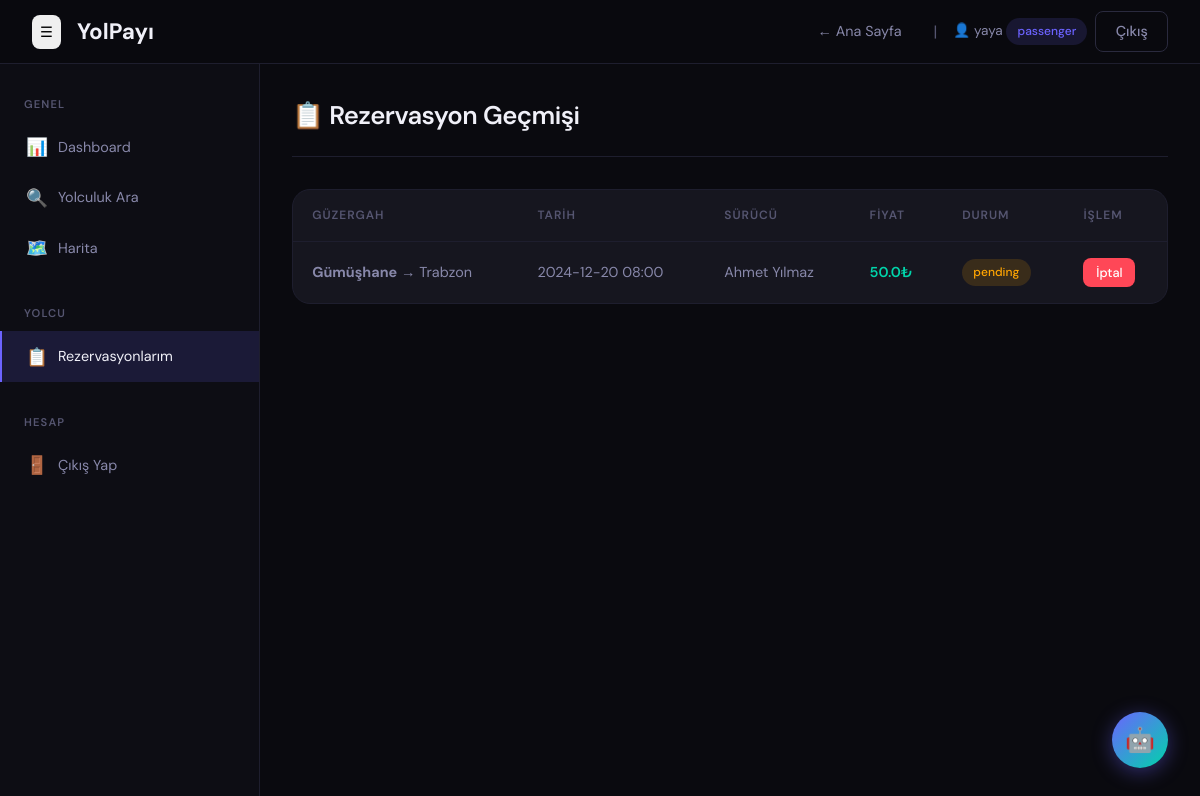
/passenger/history (signed in), run on the app's committed database.
### tables this page shows
CREATE TABLE reservations (
        id INTEGER PRIMARY KEY AUTOINCREMENT,
        trip_id INTEGER NOT NULL,
        passenger_id INTEGER NOT NULL,
        status TEXT DEFAULT 'pending',
        created_at TIMESTAMP DEFAULT CURRENT_TIMESTAMP,
        FOREIGN KEY (trip_id) REFERENCES trips(id),
        FOREIGN KEY (passenger_id) REFERENCES users(id)
    );

CREATE TABLE trips (
        id INTEGER PRIMARY KEY AUTOINCREMENT,
        driver_id INTEGER NOT NULL,
        departure TEXT NOT NULL,
        destination TEXT NOT NULL,
        departure_lat REAL,
        departure_lng REAL,
        destination_lat REAL,
        destination_lng REAL,
        date TEXT NOT NULL,
        time TEXT NOT NULL,
        price REAL NOT NULL,
        available_seats INTEGER NOT NULL,
        description TEXT,
        status TEXT DEFAULT 'active',
        created_at TIMESTAMP DEFAULT CURRENT_TIMESTAMP,
        FOREIGN KEY (driver_id) REFERENCES users(id)
    );

CREATE TABLE users (
        id INTEGER PRIMARY KEY AUTOINCREMENT,
        name TEXT NOT NULL,
        email TEXT UNIQUE NOT NULL,
        password TEXT NOT NULL,
        role TEXT DEFAULT 'passenger',
        created_at TIMESTAMP DEFAULT CURRENT_TIMESTAMP
    );

### routes/passenger.py (the view)
@passenger_bp.route('/history')
@login_required
def history():
    user_id = session['user_id']
    conn = get_db()
    reservations = conn.execute('''
        SELECT r.*, t.departure, t.destination, t.date, t.time, t.price, u.name as driver_name
        FROM reservations r JOIN trips t ON r.trip_id=t.id JOIN users u ON t.driver_id=u.id
        WHERE r.passenger_id=? ORDER BY r.created_at DESC
    ''', (user_id,)).fetchall()
    conn.close()
    return render_template('dashboard/history.html', reservations=[dict(r) for r in reservations])

### models/database.py (called while the page is built)
def get_db():
    conn = sqlite3.connect(DB_PATH)
    conn.row_factory = sqlite3.Row
    return conn

### utils/helpers.py (called while the page is built)
def login_required(f):
    @wraps(f)
    def decorated(*args, **kwargs):
        if 'user_id' not in session:
            flash('Lütfen giriş yapın.', 'warning')
            return redirect(url_for('auth.login'))
        return f(*args, **kwargs)
    return decorated

### templates/dashboard/history.html (shortened to what this page needs)
{% extends "layouts/dashboard_base.html" %}
{% block content %}
<div class="page-header">
  <div><h1>📋 Rezervasyon Geçmişi</h1></div>
</div>
{% if reservations %}
<div class="card">
  <div class="table-container">
    <table>
      <thead><tr><th>Güzergah</th><th>Tarih</th><th>Sürücü</th><th>Fiyat</th><th>Durum</th><th>İşlem</th></tr></thead>
      <tbody>
        {% for res in reservations %}
        <tr>
          <td><strong>{{ res.departure }}</strong> → {{ res.destination }}</td>
          <td>{{ res.date }} {{ res.time }}</td>
          <td>{{ res.driver_name }}</td>
          <td style="color:var(--accent2);font-weight:600">{{ res.price }}₺</td>
          <td><span class="badge badge-{% if res.status == 'confirmed' %}success{% elif res.status == 'pending' %}warning{% else %}danger{% endif %}">{{ res.status }}</span></td>
          <td>
            {% if res.status == 'pending' %}
            <form method="post" action="{{ url_for('passenger.cancel', res_id=res.id) }}">
              <button class="btn btn-danger btn-sm" data-confirm="İptal etmek istediğinize emin misiniz?">İptal</button>
            </form>
            {% endif %}
          </td>
        </tr>
        {% endfor %}
      </tbody>
    </table>
  </div>
</div>
{% else %}
<div style="text-align:center;padding:3rem;color:var(--text-muted)">
  <div style="font-size:3rem">📋</div>
  <p>Rezervasyon geçmişi yok</p>
  <a href="{{ url_for('public.search') }}" class="btn btn-primary" style="margin-top:1rem">Yolculuk Ara</a>
</div>
{% endif %}
{% endblock %}

### static/css/main.css (style rules this page uses)
:root { --bg-primary: #0a0a0f; --bg-secondary: #111118; --bg-card: #16161f; --bg-card-hover: #1e1e2a; --bg-sidebar: #0d0d14; --border: #1e1e2e; --border-light: #2a2a3e; --accent: #6c63ff; --accent-hover: #5a52e0; --accent-glow: rgba(108,99,255,0.15); --accent2: #00d4aa; --accent2-glow: rgba(0,212,170,0.12); --danger: #ff4757; --warning: #ffa502; --success: #2ed573; --info: #1e90ff; --text-primary: #f0f0f8; --text-secondary: #8888aa; --text-muted: #555570; --shadow: 0 4px 24px rgba(0,0,0,0.4); --shadow-lg: 0 8px 48px rgba(0,0,0,0.6); --radius: 12px; --radius-lg: 18px; --radius-sm: 8px; --transition: all 0.2s cubic-bezier(0.4,0,0.2,1); }
* { margin:0; padding:0; box-sizing:border-box; }
html { scroll-behavior: smooth; }
body { font-family: 'DM Sans', sans-serif; background: var(--bg-primary); color: var(--text-primary); line-height: 1.6; min-height: 100vh; overflow-x: hidden; }
h1,h2,h3,h4,h5,h6 { font-weight: 600; letter-spacing: -0.02em; }
.btn { display: inline-flex; align-items: center; gap: 6px; padding: 0.6rem 1.4rem; border-radius: var(--radius-sm); font-family: 'DM Sans', sans-serif; font-size: 0.9rem; font-weight: 500; cursor: pointer; border: none; transition: var(--transition); white-space: nowrap; text-decoration: none; }
.btn-danger { background: var(--danger); color: #fff; }
.btn-sm { padding: 0.35rem 0.8rem; font-size: 0.8rem; }
.card { background: var(--bg-card); border: 1px solid var(--border); border-radius: var(--radius-lg); overflow: hidden; transition: var(--transition); }
.table-container { overflow-x: auto; }
table { width: 100%; border-collapse: collapse; }
thead th { padding: 1rem 1.2rem; font-size: 0.75rem; font-weight: 600; text-transform: uppercase; letter-spacing: 0.08em; color: var(--text-muted); border-bottom: 1px solid var(--border); text-align: left; }
tbody td { padding: 1rem 1.2rem; font-size: 0.9rem; border-bottom: 1px solid var(--border); color: var(--text-secondary); }
tbody tr:last-child td { border-bottom: none; }
.badge { display: inline-flex; align-items: center; padding: 0.25rem 0.7rem; border-radius: 20px; font-size: 0.75rem; font-weight: 500; }
.badge-warning { background: rgba(255,165,2,0.15); color: var(--warning); }
.page-header { display: flex; align-items: center; justify-content: space-between; margin-bottom: 2rem; padding-bottom: 1.2rem; border-bottom: 1px solid var(--border); }
.page-header h1 { font-size: 1.6rem; }

### data on the page
reservations: departure "Gümüşhane", destination "Trabzon", date "2024-12-20", time "08:00", driver_name "Ahmet Yılmaz", price "50.0", status "pending"

### other printed values
{{ session.get('user_name','Kullanıcı') }} "yaya"
{{ session.get('role','') }} "passenger"
